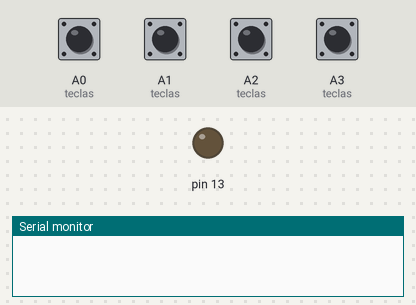
The sketch below on a simulated Arduino Leonardo, built with avr-gcc and run on an emulated ATmega32U4. On the bench: output pins drawn as LEDs (lit = HIGH), the last lines printed to the serial monitor. The inputs (shaded band) are chosen by the test bench; at power-on: A0 (teclas), A1 (teclas), A2 (teclas), A3 (teclas) HIGH. USB keyboard and mouse output is not drawn.

Above: at 0.1 s.
At 2.4 s:
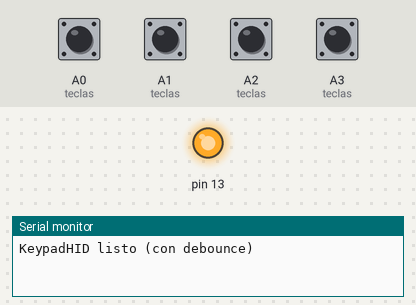
2.5 s: A0 (teclas) pulled LOW for 0.15 s
4.1 s: A1 (teclas) pulled LOW for 0.15 s
5.7 s: A2 (teclas) pulled LOW for 0.15 s
7.3 s: A3 (teclas) pulled LOW for 0.15 s
Timing chart, 0 to 9.9 s (numbered marks = the images above; inputs shaded):
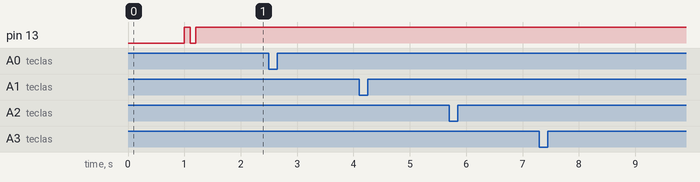

The sketch:

KeypadHID.ino
```cpp
// Keypad gaming USB HID — 4 switches Cherry MX (caso de uso real del proyecto)
// Cableado: A0..A3 -> switch -> GND, con pull-up interno (INPUT_PULLUP).
// Con debounce: un Cherry MX rebota ~5 ms; sin filtrar, cada rebote genera
// press/release extra -> teclas dobles/fantasma. 5 ms es imperceptible en gaming.
#include <Keyboard.h>

const unsigned long DEBOUNCE_MS = 5;

struct Tecla {
  uint8_t pin;
  char codigo;
  bool estado;          // estado estable confirmado (HIGH = suelta, LOW = presionada)
  bool lecturaPrevia;   // ultima lectura cruda de digitalRead
  unsigned long cambio; // millis() del ultimo cambio de la lectura cruda
};

Tecla teclas[] = {
  { A0, 'w', HIGH, HIGH, 0 },
  { A1, 's', HIGH, HIGH, 0 },
  { A2, 'd', HIGH, HIGH, 0 },
  { A3, 'f', HIGH, HIGH, 0 },
};
const uint8_t N = sizeof(teclas) / sizeof(teclas[0]);

void setup() {
  for (uint8_t i = 0; i < N; i++) {
    pinMode(teclas[i].pin, INPUT_PULLUP);
  }
  pinMode(13, OUTPUT);

  delay(1000);
  Serial.begin(115200);  // CDC USB: no bloquear esperando monitor, el keypad debe funcionar solo
  Keyboard.begin();
  Serial.println("KeypadHID listo (con debounce)");

  digitalWrite(13, HIGH);
  delay(100);
  digitalWrite(13, LOW);
  delay(100);
  digitalWrite(13, HIGH);
}

void loop() {
  unsigned long ahora = millis();
  for (uint8_t i = 0; i < N; i++) {
    bool lectura = digitalRead(teclas[i].pin);

    // Reinicia el cronometro cada vez que la lectura cruda cambia (rebote o ruido).
    if (lectura != teclas[i].lecturaPrevia) {
      teclas[i].lecturaPrevia = lectura;
      teclas[i].cambio = ahora;
    }

    // Solo confirma el cambio si la lectura se mantuvo estable DEBOUNCE_MS.
    if ((ahora - teclas[i].cambio) >= DEBOUNCE_MS && lectura != teclas[i].estado) {
      teclas[i].estado = lectura;
      if (lectura == LOW) {
        Keyboard.press(teclas[i].codigo);
        Serial.print("press ");
      } else {
        Keyboard.release(teclas[i].codigo);
        Serial.print("release ");
      }
      Serial.println(teclas[i].codigo);
    }
  }
}
```
